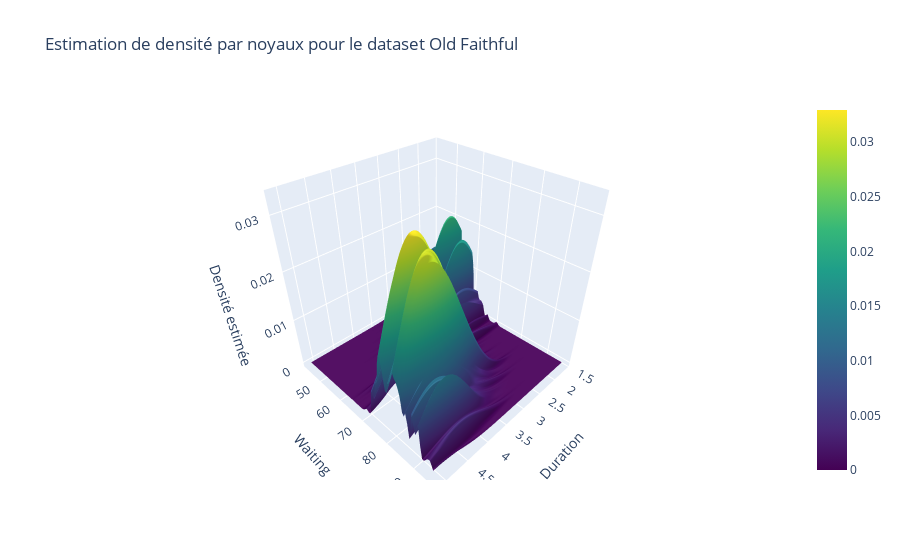

This figure's notebook cell:
### Code cell
from sklearn.neighbors import KernelDensity
import seaborn as sns
import numpy as np

faithful_data = sns.load_dataset("geyser")
data = faithful_data[['duration', 'waiting']].values

# Créer une grille de points pour évaluer la densité
x = np.linspace(data[:, 0].min(), data[:, 0].max(), 100)
y = np.linspace(data[:, 1].min(), data[:, 1].max(), 100)
X, Y = np.meshgrid(x, y)
xy_sample = np.vstack([X.ravel(), Y.ravel()]).T

# Estimation de densité par noyaux avec un noyau gaussien et une largeur de fenêtre arbitraire
kde = KernelDensity(kernel='gaussian', bandwidth=0.5).fit(data)
log_density = kde.score_samples(xy_sample)
density = np.exp(log_density).reshape(X.shape)

# Visualisation de la densité sous forme de heatmap
plt.figure(figsize=(10, 8))
plt.imshow(density, origin='lower', aspect='auto', extent=[x.min(), x.max(), y.min(), y.max()], cmap='viridis')
plt.colorbar(label='Densité estimée')
plt.xlabel('Duration')
plt.ylabel('Waiting')
plt.title('Estimation de densité par noyaux pour le dataset Old Faithful')
plt.show()

# Visualisation de la densité sous forme de surface plot
fig = plt.figure(figsize=(12, 8))
ax = fig.add_subplot(111, projection='3d')
ax.plot_surface(X, Y, density, cmap='viridis', edgecolor='k', linewidth=0.5, antialiased=True)
ax.set_xlabel('Duration')
ax.set_ylabel('Waiting')
ax.set_zlabel('Densité estimée')
ax.set_title('Estimation de densité par noyaux pour le dataset Old Faithful')
plt.show()

import plotly.graph_objects as go

# Créer le surface plot avec plotly
fig = go.Figure(data=[go.Surface(z=density, x=X, y=Y, colorscale='Viridis')])

# Configuration de l'affichage
fig.update_layout(title='Estimation de densité par noyaux pour le dataset Old Faithful',
                  scene=dict(xaxis_title='Duration',
                             yaxis_title='Waiting',
                             zaxis_title='Densité estimée'))

fig.show()

### Figure 1 — Plotly figure (JSON) as saved in the notebook; plotly's stock layout.template omitted (floating-point values rounded to 4 significant figures; data arrays with more than 128 entries replaced by an {"elided": "..."} marker saying what was removed)
{"data": [{"colorscale": [[0, "#440154"], [0.1111, "#482878"], [0.2222, "#3e4989"], [0.3333, "#31688e"], [0.4444, "#26828e"], [0.5556, "#1f9e89"], [0.6667, "#35b779"], [0.7778, "#6ece58"], [0.8889, "#b5de2b"], [1, "#fde725"]], "type": "surface", "x": {"elided": "100x100 float values"}, "y": {"elided": "100x100 float values"}, "z": {"elided": "100x100 float values"}}], "layout": {"scene": {"xaxis": {"title": {"text": "Duration"}}, "yaxis": {"title": {"text": "Waiting"}}, "zaxis": {"title": {"text": "Densité estimée"}}}, "title": {"text": "Estimation de densité par noyaux pour le dataset Old Faithful"}}}
